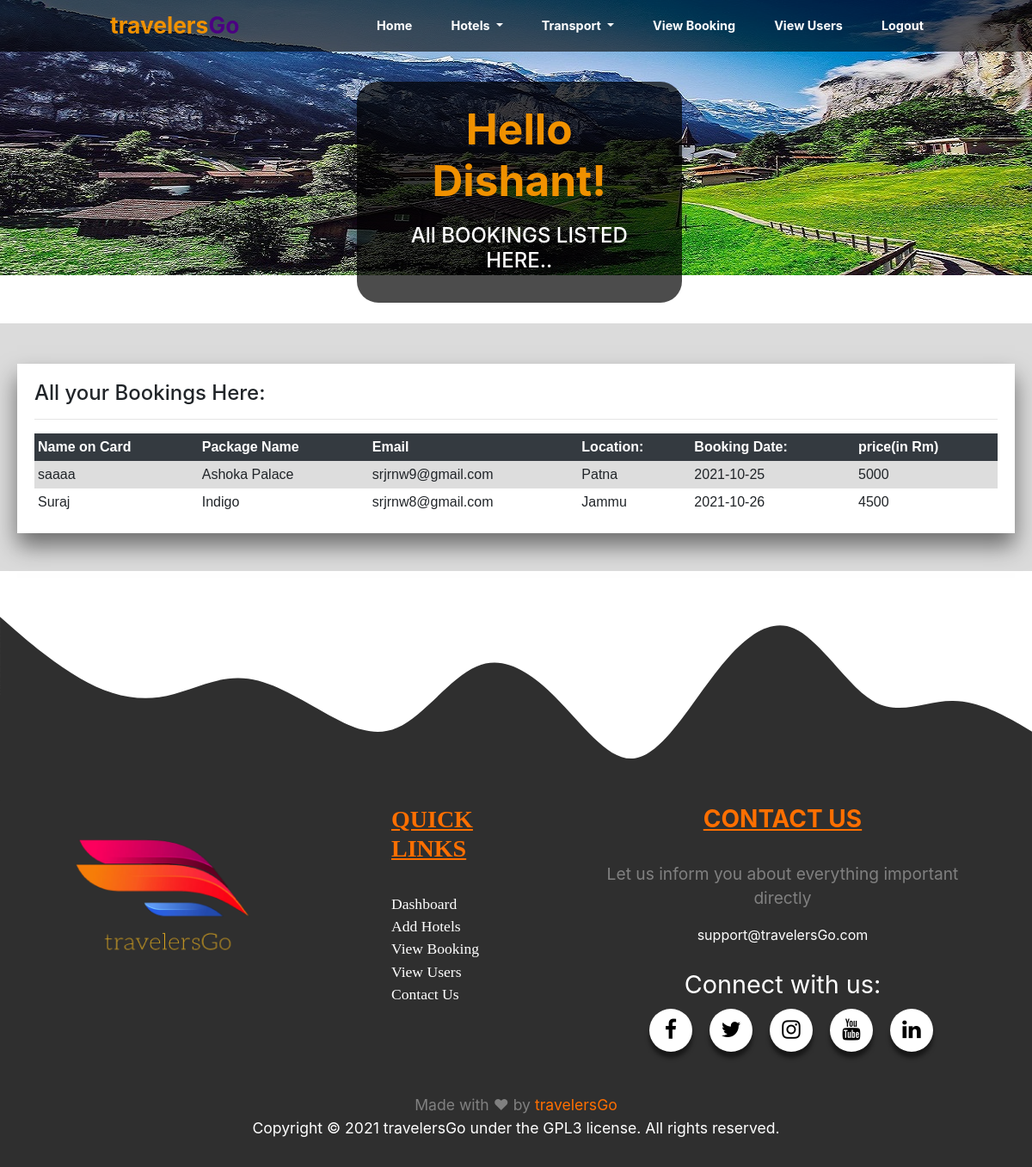
Page /Travel/admin/view_booking.php (signed in) on the committed database.
### tables this page shows
CREATE TABLE `cart` (
  `cart_id` int(11) NOT NULL,
  `name` varchar(255) NOT NULL,
  `location` varchar(255) NOT NULL,
  `date` date NOT NULL DEFAULT current_timestamp(),
  `email` varchar(255) NOT NULL,
  `price` varchar(255) NOT NULL,
  `cname` varchar(255) NOT NULL,
  `cnumber` text NOT NULL,
  `exp` text NOT NULL,
  `cvv` text NOT NULL,
  `id` int(11) NOT NULL
);

### Travel/admin/view_booking.php (the view, shortened to what this page needs)
<?php
if (isset($_SESSION['id']) && isset($_SESSION['user_name'])) {
?>
<!DOCTYPE html>
<html>
<head>
  <link rel="stylesheet" type="text/css" href="style.css">
  <link rel="stylesheet" href="https://maxcdn.bootstrapcdn.com/bootstrap/4.4.1/css/bootstrap.min.css">
  <link rel="stylesheet" href="https://cdnjs.cloudflare.com/ajax/libs/font-awesome/4.7.0/css/font-awesome.min.css">
</head>
<body>
  <nav class="navbar navbar-expand-lg navbar-light fixed-top" id="navhead">
    <p style="color:rgb(240, 145, 0);font-size: 1.65em;font-weight: bolder;padding-left: 110px;margin: 2px;">travelers<span style="color:indigo;">Go</span> </p>
    <div class="collapse navbar-collapse justify-content-end" id="navbarSupportedContent">
      <ul id="navbar" class="navbar-nav ">
        <li>
          <a  id="nav"  href="../home.php">Home<span class="sr-only">(current)</span></a>
        </li>
          <li class="dropdown">
                <a id="nav" href="#" class="dropdown-toggle" data-toggle="dropdown" >Hotels<span class="caret"></span> </a>
          </li>
        <li class="dropdown">
                <a id="nav" href="#" class="dropdown-toggle" data-toggle="dropdown" >Transport<span class="caret"></span> </a>
          </li>
        <li id="list">
          <a   id="nav"   href="view_booking.php">View Booking</a>
        </li>
        <li id="list">
          <a   id="nav"   href="view_user.php">View Users</a>
        </li>
        <li id="lists">
          <a   id="nav"   href="logout.php">Logout</a>
        </li
      </ul>
    </div>
  </nav>
  <div class="container" id="mains">
   <div class="row" style="padding-top: 95px;">
     <div class="col-md-6" style="padding: 26px;background-color: rgba(0, 0, 0, 0.7);border-radius: 25px;" >
       <h1 style="font-size: 3.1em;font-weight: bolder;color: rgb(240, 145, 0);">Hello <?php echo $_SESSION['name'];?>! </h1>
       <h3 style="margin-top:20px;color: white;font-size: 1.5em;">All  BOOKINGS LISTED HERE..</h3>
</div>
</div>
</div>
<br>
<div style="background:rgba(215,215,215,0.9);">
<br>
  <br>
    <div style="background: white;margin: 20px;padding: 20px;margin-top: -1px;box-shadow: 0 15px 25px rgba(0,0,0,0.5);">
    <h4>All your Bookings Here:</h4><hr>
<table>
  <tr class="bg-dark text-white">
    <th>Name on Card</th>
    <th>Package Name</th>
    <th>Email</th>
    <th>Location:</th>
    <th>Booking Date:</th>
    <th>price(in Rm)</th>
  </tr>
<?php
include 'db_conn.php';
  $q="SELECT * from cart";
  $query=mysqli_query($conn,$q);
  while ($res=mysqli_fetch_array($query)) {
?>
  <tr>
    <td><?php echo $res['cname']; ?></td>
    <td><?php echo $res['name']; ?></td>
    <td><?php echo $res['email']; ?></td>
    <td><?php echo $res['location']; ?></td>
     <td><?php echo $res['date']; ?></td>
     <td><?php echo $res['price']; ?></td>
  </tr>
<?php
  }
?>
</table>
  </div>
<br>
</div>
<div style="margin-bottom: -5px;">
</div>
<footer class="page-footer font-small indigo" id="contact">
  <div class="container-fluid" style="background:rgb(47,47,47); padding-bottom: 40px;">
    <div class="row">
      <div class="col-md-4" style="margin: 15px;text-transform: uppercase;font-family:Candara;font-size: 0.8em;color: white;">
         <img style="margin-left: 35px;"  width="67%" height="89%" src="logo.png">
      </div>
      <div id="quick_link" class="col-md-2" style="margin: 10px;font-family:Candara;font-size: 1.1em;color: white;">
        <h3 style="color:#ff6f00;font-weight: bolder;text-decoration: underline;">QUICK LINKS</h3>
        <br>
        <a class="link_hover" style="color: white;text-decoration: none;" href="#about">Dashboard</a><br>
        <a class="link_hover" style="color: white;text-decoration: none;" href="#">Add Hotels</a><br>
        <a class="link_hover" style="color: white;text-decoration: none;" href="#">View Booking</a><br>
        <a class="link_hover" style="color: white;text-decoration: none;" href="#">View Users</a><br>
        <a class="link_hover" style="color: white;text-decoration: none;" href="#contact">Contact Us</a>
      </div>
      <div class="col-md-5 socialmail" style="margin: 10px;text-align: center;">
        <h3 style="color: #ff6f00;font-weight: bolder;text-decoration: underline;text-align: center;">CONTACT US</h3><br>
        <p style="color: grey;font-size: 1.2em;">Let us inform you about everything important directly</p>
        <a  id="mail" href=mailto:support@srjrnw9@gmail.com">support@travelersGo.com</a>
        <br>
        <br>
        <div class="social-menu">
  <p style="font-size: 1.8em;color: white;text-align: center;">Connect with us:</p><br>
  <ul>
    <li><a href=#" target="_blank"><i class="fa fa-facebook"></i></a></li>
    <li><a href="#" target="_blank"><i class="fa fa-twitter"></i></a></li>
    <li><a href="#" target="_blank"><i class="fa fa-instagram"></i></a></li>
    <li><a href="#" target="_blank"><i class="fa fa-youtube"></i></a></li>
    <li><a href="#" target="_blank"><i class="fa fa-linkedin"></i></a></li>
  </ul>
</div>
     </div>
    </div>
  </div>
  <div class="footer-copyright text-center py-3" style="background-color:rgb(47,47,47);color: grey;font-size: 1.1em;line-height: 1.5em;" >Made with  &#10084;  by  <a style="color: #ff6f00" href="https://scriptindia.org/">travelersGo</a> <br>
    <p style="color: white;"> Copyright © 2021 travelersGo under the GPL3 license. All rights reserved.</p>
  </div>
</footer>
</body>
</html>
<?php
}else{
    header("Location:../index.php");
    exit();
}
 ?>

### Travel/admin/style.css (style rules this page uses)
.social-menu ul { position: absolute; top: 97%; left: 52%; transform: translate(-50%, -50%); padding: 0; margin: 0; display: flex; }
.social-menu ul li { list-style: none; margin: 0px; }
.social-menu ul li .fa { color: #000000; font-size: 25px; line-height: 50px; transition: .5s; }
.social-menu ul li a { position: relative; display: block; width: 50px; height: 50px; border-radius: 50%; background-color: white; text-align: center; transition: 0.5s; transform: translate(0,0px); box-shadow: 0px 7px 5px rgba(0, 0, 0, 0.5); }
#mail { color:white; }

### Travel/admin/view_booking.php (style rules this page uses)
body { background-image: url(4.jpg); background-repeat: no-repeat; margin: 0; padding: 0; height: 100vh; }
#mains { padding-left: 400px; text-align: center; }
li { color: white; padding: 10px; margin-right: 25px; }
a { color:black; }
#nav { color: white; }
#navhead { background:rgba(0, 0, 0, 0.6); }
#navbarSupportedContent>ul { font-size: 0.9em; font-weight: bolder; }
#lists { margin-right: 100px; }
table { font-family: arial, sans-serif; border-collapse: collapse; width: 100%; }
td, th { text-align: left; padding: 4px; }
tr:nth-child(even) { background-color: #dddddd; }

### rows in the picture
cart: cname "saaaa", name "Ashoka Palace", email "srjrnw9@gmail.com", location "Patna", date "2021-10-25", price "5000"
cart: cname "Suraj", name "Indigo", email "srjrnw8@gmail.com", location "Jammu", date "2021-10-26", price "4500"

### other values in the picture
$_SESSION['name'] "Dishant"
